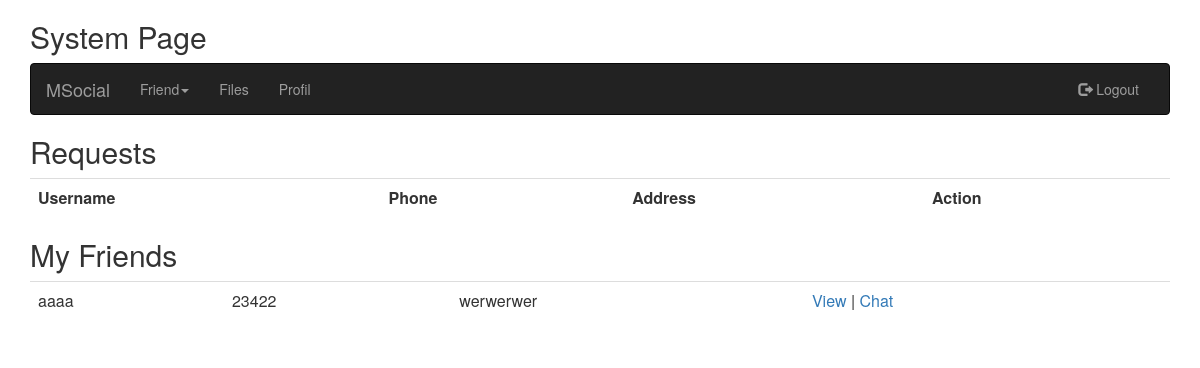
The page /friends.php (signed in) on the database its author committed.
### tables this page shows
CREATE TABLE IF NOT EXISTS `users` (
  `id` int(11) NOT NULL AUTO_INCREMENT,
  `username` varchar(200) NOT NULL,
  `password` varchar(200) NOT NULL,
  `phone` varchar(20) NOT NULL,
  `address` varchar(400) NOT NULL,
  `typos` varchar(10) NOT NULL,
  `confirm` int(1) NOT NULL,
  PRIMARY KEY (`id`),
  UNIQUE KEY `username` (`username`)
);

### friends.php (the view, shortened to what this page needs)
<?php
include ("up.php");
?>
<div class="container">
  <h2>System Page</h2>
<?php
if( $_SESSION['u']=="")
{
	echo "
	<div class=\"alert alert-danger\">
  <strong>Error!</strong>  Restrict Entry!
</div>
	";
}
else
{
		include("menu.php");
?>
<h2>Requests</h2>
<table class=table>
<tr><th>Username</th><th>Phone</th><th>Address</th><th>Action</th></tr>
<?php
echo "</table>";
echo "<h2>My Friends</h2>";
echo "<table class=table>";
$s="select *,users.id as idu from users, friends where
	( (id_user1=$_SESSION[id] and users.id=id_user2) or
	  (id_user2=$_SESSION[id] and users.id=id_user1)
	   ) and friends.confirm=1 order by username";
$q=mysqli_query($conn,$s);
while ($row=mysqli_fetch_array($q))
{
	echo "<tr><td>$row[username]</td><td>$row[phone]</td><td>$row[address]</td>
	<td><a href=view2.php?id=$row[idu]>View</a> | <a href=chat.php?id=$row[idu]>Chat</a></td></tr>";
}
?>
</table>
</div>
<?php
}
include ("down.php");
?>

### rows shown on the page
users: username "aaaa", phone "23422", address "werwerwer"
